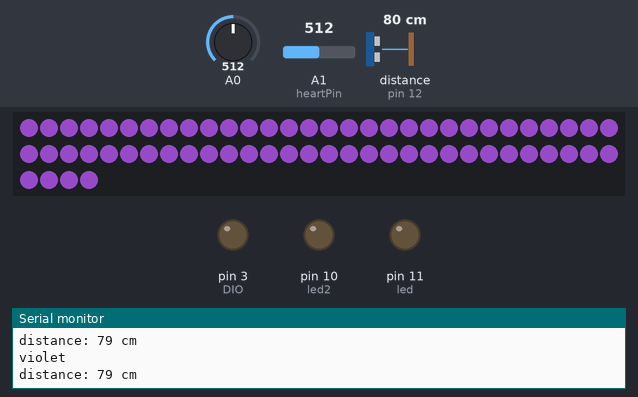
Bench run of a sketch on a simulated Arduino Uno, built with avr-gcc and run on an emulated ATmega328P. Shown: 64 RGB LEDs in strip order, left to right, continuing on the next row, output pins drawn as LEDs (lit = HIGH), the last lines printed to the serial monitor. Wiring (inferred from the names in the program): ultrasonic range finder: trigger pin 13; echo pin 12. Inputs (shaded band) come from the test bench; at power-on: A1 (heartPin) = 512, distance to the obstacle (sensor on pin 12) 80 cm, A0 = 512. The echo pulse lasts 58.3 µs per cm; dim RGB values are drawn brighter than linear; pins used as bus, display or sensor lines are not drawn.

Above: at 10.1 s.
10.2 s: A1 (heartPin) set to 210
19.9 s: A1 (heartPin) set to 190
At 28.68 s:
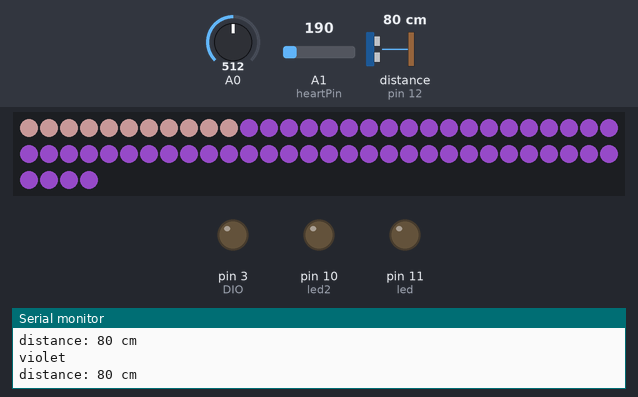
29.8 s: distance to the obstacle (sensor on pin 12) set to 98 cm
39.1 s: distance to the obstacle (sensor on pin 12) set to 105 cm
At 46.96 s:
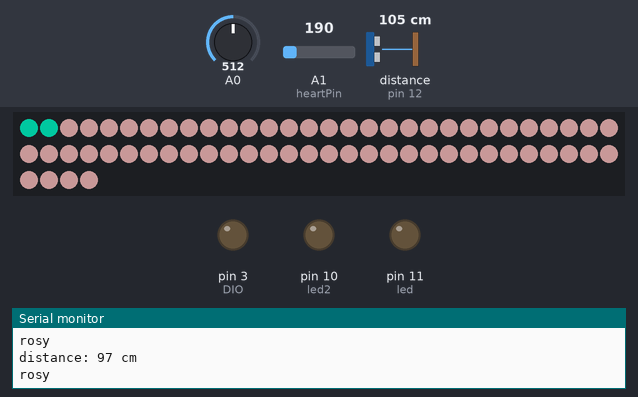
48.5 s: A1 (heartPin) set to 306
At 50.28 s:
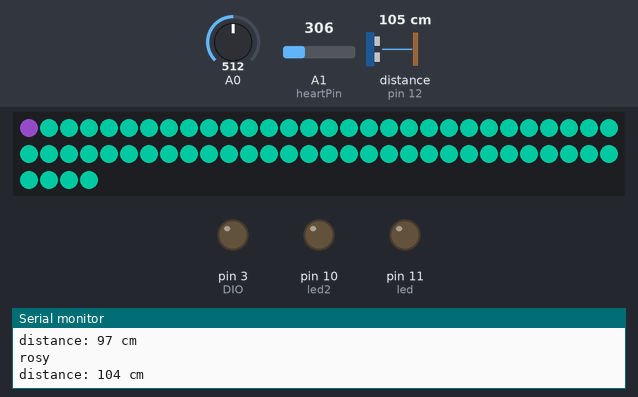

The sketch:

0930.ino
```cpp
#define trigPin 13
#define echoPin 12
#define led 11 //red LED
#define led2 10 //green LED
#define heartPin A1

#include "DFRobot_Heartrate.h"
DFRobot_Heartrate heartrate(DIGITAL_MODE); ///< ANALOG_MODE or DIGITAL_MODE

#include <Adafruit_NeoPixel.h>
int dataPin = 8;  // Arduino PWM data pin D8
int pixels = 64;  // number of Neopixels
Adafruit_NeoPixel strip = Adafruit_NeoPixel(pixels, dataPin, NEO_GRB + NEO_KHZ800);
// change this to make the song slower or faster
int tempo = 80;
// change this to whichever pin you want to use
int buzzer = 9;
#define NOTE_B0  31
#define NOTE_C1  33
#define NOTE_CS1 35
#define NOTE_D1  37
#define NOTE_DS1 39
#define NOTE_E1  41
#define NOTE_F1  44
#define NOTE_FS1 46
#define NOTE_G1  49
#define NOTE_GS1 52
#define NOTE_A1  55
#define NOTE_AS1 58
#define NOTE_B1  62
#define NOTE_C2  65
#define NOTE_CS2 69
#define NOTE_D2  73
#define NOTE_DS2 78
#define NOTE_E2  82
#define NOTE_F2  87
#define NOTE_FS2 93
#define NOTE_G2  98
#define NOTE_GS2 104
#define NOTE_A2  110
#define NOTE_AS2 117
#define NOTE_B2  123
#define NOTE_C3  131
#define NOTE_CS3 139
#define NOTE_D3  147
#define NOTE_DS3 156
#define NOTE_E3  165
#define NOTE_F3  175
#define NOTE_FS3 185
#define NOTE_G3  196
#define NOTE_GS3 208
#define NOTE_A3  220
#define NOTE_AS3 233
#define NOTE_B3  247
#define NOTE_C4  262
#define NOTE_CS4 277
#define NOTE_D4  294
#define NOTE_DS4 311
#define NOTE_E4  330
#define NOTE_F4  349
#define NOTE_FS4 370
#define NOTE_G4  392
#define NOTE_GS4 415
#define NOTE_A4  440
#define NOTE_AS4 466
#define NOTE_B4  494
#define NOTE_C5  523
#define NOTE_CS5 554
#define NOTE_D5  587
#define NOTE_DS5 622
#define NOTE_E5  659
#define NOTE_F5  698
#define NOTE_FS5 740
#define NOTE_G5  784
#define NOTE_GS5 831
#define NOTE_A5  880
#define NOTE_AS5 932
#define NOTE_B5  988
#define NOTE_C6  1047
#define NOTE_CS6 1109
#define NOTE_D6  1175
#define NOTE_DS6 1245
#define NOTE_E6  1319
#define NOTE_F6  1397
#define NOTE_FS6 1480
#define NOTE_G6  1568
#define NOTE_GS6 1661
#define NOTE_A6  1760
#define NOTE_AS6 1865
#define NOTE_B6  1976
#define NOTE_C7  2093
#define NOTE_CS7 2217
#define NOTE_D7  2349
#define NOTE_DS7 2489
#define NOTE_E7  2637
#define NOTE_F7  2794
#define NOTE_FS7 2960
#define NOTE_G7  3136
#define NOTE_GS7 3322
#define NOTE_A7  3520
#define NOTE_AS7 3729
#define NOTE_B7  3951
#define NOTE_C8  4186
#define NOTE_CS8 4435
#define NOTE_D8  4699
#define NOTE_DS8 4978
#define REST      0

unsigned char LED_0F[] =
    {// 0  1   2    3 4  5   6    7 8  9   A    b C    d   E    F    -
     0xC0,0xF9,0xA4,0xB0,0x99,0x92,0x82,0xF8,0x80,0x90,0x8C,0xBF,0xC6,0xA1,0x86,0xFF,0xbf
    };
    unsigned char LED[4]; //用于LED的4位显示缓存
    int SCLK = 11;
    int RCLK = 10;
    int DIO = 3; //这里定义了那三个

    void LED4_Display (void)
    {
     unsigned char *led_table;          // 查表指针
     unsigned char i;
     //显示第1位 - Digit 1
     led_table = LED_0F + LED[0];
     i = *led_table;
     LED_OUT(i);
     LED_OUT(0x01);
        digitalWrite(RCLK,LOW);
        digitalWrite(RCLK,HIGH);
     //显示第2位 - Digit 2
     led_table = LED_0F + LED[1];
     i = *led_table;
     LED_OUT(i);
     LED_OUT(0x02);
        digitalWrite(RCLK,LOW);
        digitalWrite(RCLK,HIGH);
     //显示第3位 - Digit 3
     led_table = LED_0F + LED[2];
     i = *led_table;
     LED_OUT(i);
     LED_OUT(0x04);
        digitalWrite(RCLK,LOW);
        digitalWrite(RCLK,HIGH);
     //显示第4位 - Digit 4
     led_table = LED_0F + LED[3];
     i = *led_table;
     LED_OUT(i);
     LED_OUT(0x08);
        digitalWrite(RCLK,LOW);
        digitalWrite(RCLK,HIGH);
    }

    void LED_OUT(unsigned char X)
    {
     unsigned char i;
     for(i=8;i>=1;i--)
     {
      if (X&0x80)
                {
                  digitalWrite(DIO,HIGH);
                 }
                else
                {
                  digitalWrite(DIO,LOW);
                }
      X<<=1;
                digitalWrite(SCLK,LOW);
                digitalWrite(SCLK,HIGH);
     }
    }


void setup() {
  Serial.begin (9600);
  pinMode(trigPin, OUTPUT);
  pinMode(echoPin, INPUT);
  pinMode(led, OUTPUT);
  pinMode(led2, OUTPUT);
  strip.begin();
  strip.show();
  pinMode(SCLK,OUTPUT);
  pinMode(RCLK,OUTPUT);
  pinMode(DIO,OUTPUT);


}

void colorWipe(uint32_t c, uint8_t wait) {
  for(uint16_t i=0; i<strip.numPixels(); i++) {
      strip.setPixelColor(i, c);
      strip.show();
      delay(wait);
  }
}

void rainbow(uint8_t wait) {
  uint16_t i, j;

  for(j=0; j<256; j++) {
    for(i=0; i<strip.numPixels(); i++) {
      strip.setPixelColor(i, Wheel((i+j) & 255));
    }
    strip.show();
    delay(wait);
  }
}

void rainbowCycle(uint8_t wait) {
  uint16_t i, j;

  for(j=0; j<256*5; j++) { // 5 cycles of all colors on wheel
    for(i=0; i< strip.numPixels(); i++) {
      strip.setPixelColor(i, Wheel(((i * 256 / strip.numPixels()) + j) & 255));
    }
    strip.show();
    delay(wait);
  }
}

uint32_t Wheel(byte WheelPos) {
  WheelPos = 255 - WheelPos;
  if(WheelPos < 85) {
   return strip.Color(255 - WheelPos * 3, 0, WheelPos * 3);
  } else if(WheelPos < 170) {
    WheelPos -= 85;
   return strip.Color(0, WheelPos * 3, 255 - WheelPos * 3);
  } else {
   WheelPos -= 170;
   return strip.Color(WheelPos * 3, 255 - WheelPos * 3, 0);
  }
}


const int melody[] PROGMEM = {

  // Fur Elise - Ludwig van Beethovem
  // Score available at https://musescore.com/user/28149610/scores/5281944

  //starts from 1 ending on 9
  /*
  NOTE_E5, 16, NOTE_DS5, 16, //1

  NOTE_E5, 16, NOTE_DS5, 16, NOTE_E5, 16, NOTE_B4, 16, NOTE_D5, 16, NOTE_C5, 16,
  NOTE_A4, -8, NOTE_C4, 16, NOTE_E4, 16, NOTE_A4, 16,

  NOTE_B4, -8, NOTE_E4, 16, NOTE_GS4, 16, NOTE_B4, 16,
  NOTE_C5, 8,  REST, 16, NOTE_E4, 16, NOTE_E5, 16,  NOTE_DS5, 16,


  NOTE_E5, 16, NOTE_DS5, 16, NOTE_E5, 16, NOTE_B4, 16, NOTE_D5, 16, NOTE_C5, 16,//6
  NOTE_A4, -8, NOTE_C4, 16, NOTE_E4, 16, NOTE_A4, 16,
  NOTE_B4, -8, NOTE_E4, 16, NOTE_C5, 16, NOTE_B4, 16,
  NOTE_A4 , 4, REST, 8, //9 - 1st ending

  //repaets from 1 ending on 10
  NOTE_E5, 16, NOTE_DS5, 16, //1
  NOTE_E5, 16, NOTE_DS5, 16, NOTE_E5, 16, NOTE_B4, 16, NOTE_D5, 16, NOTE_C5, 16,
  NOTE_A4, -8, NOTE_C4, 16, NOTE_E4, 16, NOTE_A4, 16,
  NOTE_B4, -8, NOTE_E4, 16, NOTE_GS4, 16, NOTE_B4, 16,
  NOTE_C5, 8,  REST, 16, NOTE_E4, 16, NOTE_E5, 16,  NOTE_DS5, 16,

  NOTE_E5, 16, NOTE_DS5, 16, NOTE_E5, 16, NOTE_B4, 16, NOTE_D5, 16, NOTE_C5, 16,//6
  NOTE_A4, -8, NOTE_C4, 16, NOTE_E4, 16, NOTE_A4, 16,
  NOTE_B4, -8, NOTE_E4, 16, NOTE_C5, 16, NOTE_B4, 16,
  NOTE_A4, 8, REST, 16, NOTE_B4, 16, NOTE_C5, 16, NOTE_D5, 16, //10 - 2nd ending
  //continues from 11
  NOTE_E5, -8, NOTE_G4, 16, NOTE_F5, 16, NOTE_E5, 16,
  NOTE_D5, -8, NOTE_F4, 16, NOTE_E5, 16, NOTE_D5, 16, //12

  NOTE_C5, -8, NOTE_E4, 16, NOTE_D5, 16, NOTE_C5, 16, //13
  NOTE_B4, 8, REST, 16, NOTE_E4, 16, NOTE_E5, 16, REST, 16,
  REST, 16, NOTE_E5, 16, NOTE_E6, 16, REST, 16, REST, 16, NOTE_DS5, 16,
  NOTE_E5, 16, REST, 16, REST, 16, NOTE_DS5, 16, NOTE_E5, 16, NOTE_DS5, 16,
  NOTE_E5, 16, NOTE_DS5, 16, NOTE_E5, 16, NOTE_B4, 16, NOTE_D5, 16, NOTE_C5, 16,
  NOTE_A4, 8, REST, 16, NOTE_C4, 16, NOTE_E4, 16, NOTE_A4, 16,

  NOTE_B4, 8, REST, 16, NOTE_E4, 16, NOTE_GS4, 16, NOTE_B4, 16, //19
  NOTE_C5, 8, REST, 16, NOTE_E4, 16, NOTE_E5, 16,  NOTE_DS5, 16,
  NOTE_E5, 16, NOTE_DS5, 16, NOTE_E5, 16, NOTE_B4, 16, NOTE_D5, 16, NOTE_C5, 16,
  NOTE_A4, 8, REST, 16, NOTE_C4, 16, NOTE_E4, 16, NOTE_A4, 16,
  NOTE_B4, 8, REST, 16, NOTE_E4, 16, NOTE_C5, 16, NOTE_B4, 16,
  NOTE_A4, 8, REST, 16, NOTE_B4, 16, NOTE_C5, 16, NOTE_D5, 16, //24 (1st ending)

  //repeats from 11
  NOTE_E5, -8, NOTE_G4, 16, NOTE_F5, 16, NOTE_E5, 16,
  NOTE_D5, -8, NOTE_F4, 16, NOTE_E5, 16, NOTE_D5, 16, //12

  NOTE_C5, -8, NOTE_E4, 16, NOTE_D5, 16, NOTE_C5, 16, //13
  NOTE_B4, 8, REST, 16, NOTE_E4, 16, NOTE_E5, 16, REST, 16,
  REST, 16, NOTE_E5, 16, NOTE_E6, 16, REST, 16, REST, 16, NOTE_DS5, 16,
  NOTE_E5, 16, REST, 16, REST, 16, NOTE_DS5, 16, NOTE_E5, 16, NOTE_DS5, 16,
  NOTE_E5, 16, NOTE_DS5, 16, NOTE_E5, 16, NOTE_B4, 16, NOTE_D5, 16, NOTE_C5, 16,
  NOTE_A4, 8, REST, 16, NOTE_C4, 16, NOTE_E4, 16, NOTE_A4, 16,

  NOTE_B4, 8, REST, 16, NOTE_E4, 16, NOTE_GS4, 16, NOTE_B4, 16, //19
  NOTE_C5, 8, REST, 16, NOTE_E4, 16, NOTE_E5, 16,  NOTE_DS5, 16,
  NOTE_E5, 16, NOTE_DS5, 16, NOTE_E5, 16, NOTE_B4, 16, NOTE_D5, 16, NOTE_C5, 16,
  NOTE_A4, 8, REST, 16, NOTE_C4, 16, NOTE_E4, 16, NOTE_A4, 16,
  NOTE_B4, 8, REST, 16, NOTE_E4, 16, NOTE_C5, 16, NOTE_B4, 16,
  NOTE_A4, 8, REST, 16, NOTE_C5, 16, NOTE_C5, 16, NOTE_C5, 16, //25 - 2nd ending

  //continues from 26
  NOTE_C5 , 4, NOTE_F5, -16, NOTE_E5, 32, //26
  NOTE_E5, 8, NOTE_D5, 8, NOTE_AS5, -16, NOTE_A5, 32,
  NOTE_A5, 16, NOTE_G5, 16, NOTE_F5, 16, NOTE_E5, 16, NOTE_D5, 16, NOTE_C5, 16,
  NOTE_AS4, 8, NOTE_A4, 8, NOTE_A4, 32, NOTE_G4, 32, NOTE_A4, 32, NOTE_B4, 32,
  NOTE_C5 , 4, NOTE_D5, 16, NOTE_DS5, 16,
  NOTE_E5, -8, NOTE_E5, 16, NOTE_F5, 16, NOTE_A4, 16,
  NOTE_C5 , 4,  NOTE_D5, -16, NOTE_B4, 32,


  NOTE_C5, 32, NOTE_G5, 32, NOTE_G4, 32, NOTE_G5, 32, NOTE_A4, 32, NOTE_G5, 32, NOTE_B4, 32, NOTE_G5, 32, NOTE_C5, 32, NOTE_G5, 32, NOTE_D5, 32, NOTE_G5, 32, //33
  NOTE_E5, 32, NOTE_G5, 32, NOTE_C6, 32, NOTE_B5, 32, NOTE_A5, 32, NOTE_G5, 32, NOTE_F5, 32, NOTE_E5, 32, NOTE_D5, 32, NOTE_G5, 32, NOTE_F5, 32, NOTE_D5, 32,
  NOTE_C5, 32, NOTE_G5, 32, NOTE_G4, 32, NOTE_G5, 32, NOTE_A4, 32, NOTE_G5, 32, NOTE_B4, 32, NOTE_G5, 32, NOTE_C5, 32, NOTE_G5, 32, NOTE_D5, 32, NOTE_G5, 32,

  NOTE_E5, 32, NOTE_G5, 32, NOTE_C6, 32, NOTE_B5, 32, NOTE_A5, 32, NOTE_G5, 32, NOTE_F5, 32, NOTE_E5, 32, NOTE_D5, 32, NOTE_G5, 32, NOTE_F5, 32, NOTE_D5, 32, //36
  NOTE_E5, 32, NOTE_F5, 32, NOTE_E5, 32, NOTE_DS5, 32, NOTE_E5, 32, NOTE_B4, 32, NOTE_E5, 32, NOTE_DS5, 32, NOTE_E5, 32, NOTE_B4, 32, NOTE_E5, 32, NOTE_DS5, 32,
  NOTE_E5, -8, NOTE_B4, 16, NOTE_E5, 16, NOTE_DS5, 16,
  NOTE_E5, -8, NOTE_B4, 16, NOTE_E5, 16, REST, 16,

  REST, 16, NOTE_DS5, 16, NOTE_E5, 16, REST, 16, REST, 16, NOTE_DS5, 16, //40
  NOTE_E5, 16, NOTE_DS5, 16, NOTE_E5, 16, NOTE_B4, 16, NOTE_D5, 16, NOTE_C5, 16,
  NOTE_A4, 8, REST, 16, NOTE_C4, 16, NOTE_E4, 16, NOTE_A4, 16,
  NOTE_B4, 8, REST, 16, NOTE_E4, 16, NOTE_GS4, 16, NOTE_B4, 16,
  NOTE_C5, 8, REST, 16, NOTE_E4, 16, NOTE_E5, 16, NOTE_DS5, 16,
  NOTE_E5, 16, NOTE_DS5, 16, NOTE_E5, 16, NOTE_B4, 16, NOTE_D5, 16, NOTE_C5, 16,

  NOTE_A4, 8, REST, 16, NOTE_C4, 16, NOTE_E4, 16, NOTE_A4, 16, //46
  NOTE_B4, 8, REST, 16, NOTE_E4, 16, NOTE_C5, 16, NOTE_B4, 16,
  NOTE_A4, 8, REST, 16, NOTE_B4, 16, NOTE_C5, 16, NOTE_D5, 16,
  NOTE_E5, -8, NOTE_G4, 16, NOTE_F5, 16, NOTE_E5, 16,
  NOTE_D5, -8, NOTE_F4, 16, NOTE_E5, 16, NOTE_D5, 16,
  NOTE_C5, -8, NOTE_E4, 16, NOTE_D5, 16, NOTE_C5, 16,
  NOTE_B4, 8, REST, 16, NOTE_E4, 16, NOTE_E5, 16, REST, 16,
  REST, 16, NOTE_E5, 16, NOTE_E6, 16, REST, 16, REST, 16, NOTE_DS5, 16,

  NOTE_E5, 16, REST, 16, REST, 16, NOTE_DS5, 16, NOTE_E5, 16, NOTE_D5, 16, //54
  NOTE_E5, 16, NOTE_DS5, 16, NOTE_E5, 16, NOTE_B4, 16, NOTE_D5, 16, NOTE_C5, 16,
  NOTE_A4, 8, REST, 16, NOTE_C4, 16, NOTE_E4, 16, NOTE_A4, 16,
  NOTE_B4, 8, REST, 16, NOTE_E4, 16, NOTE_GS4, 16, NOTE_B4, 16,
  NOTE_C5, 8, REST, 16, NOTE_E4, 16, NOTE_E5, 16, NOTE_DS5, 16,
  NOTE_E5, 16, NOTE_DS5, 16, NOTE_E5, 16, NOTE_B4, 16, NOTE_D5, 16, NOTE_C5, 16,

  NOTE_A4, 8, REST, 16, NOTE_C4, 16, NOTE_E4, 16, NOTE_A4, 16, //60
  NOTE_B4, 8, REST, 16, NOTE_E4, 16, NOTE_C5, 16, NOTE_B4, 16,
  NOTE_A4, 8, REST, 16, REST, 16, REST, 8,
  NOTE_CS5 , -4,
  NOTE_D5 , 4, NOTE_E5, 16, NOTE_F5, 16,
  NOTE_F5 , 4, NOTE_F5, 8,
  NOTE_E5 , -4,
  NOTE_D5 , 4, NOTE_C5, 16, NOTE_B4, 16,
  NOTE_A4 , 4, NOTE_A4, 8,
  NOTE_A4, 8, NOTE_C5, 8, NOTE_B4, 8,
  NOTE_A4 , -4,
  NOTE_CS5 , -4,

  NOTE_D5 , 4, NOTE_E5, 16, NOTE_F5, 16, //72
  NOTE_F5 , 4, NOTE_F5, 8,
  NOTE_F5 , -4,
  NOTE_DS5 , 4, NOTE_D5, 16, NOTE_C5, 16,
  NOTE_AS4 , 4, NOTE_A4, 8,
  NOTE_GS4 , 4, NOTE_G4, 8,
  NOTE_A4 , -4,
  NOTE_B4 , 4, REST, 8,
  NOTE_A3, -32, NOTE_C4, -32, NOTE_E4, -32, NOTE_A4, -32, NOTE_C5, -32, NOTE_E5, -32, NOTE_D5, -32, NOTE_C5, -32, NOTE_B4, -32,

  NOTE_A4, -32, NOTE_C5, -32, NOTE_E5, -32, NOTE_A5, -32, NOTE_C6, -32, NOTE_E6, -32, NOTE_D6, -32, NOTE_C6, -32, NOTE_B5, -32, //80
  NOTE_A4, -32, NOTE_C5, -32, NOTE_E5, -32, NOTE_A5, -32, NOTE_C6, -32, NOTE_E6, -32, NOTE_D6, -32, NOTE_C6, -32, NOTE_B5, -32,
  NOTE_AS5, -32, NOTE_A5, -32, NOTE_GS5, -32, NOTE_G5, -32, NOTE_FS5, -32, NOTE_F5, -32, NOTE_E5, -32, NOTE_DS5, -32, NOTE_D5, -32,

  NOTE_CS5, -32, NOTE_C5, -32, NOTE_B4, -32, NOTE_AS4, -32, NOTE_A4, -32, NOTE_GS4, -32, NOTE_G4, -32, NOTE_FS4, -32, NOTE_F4, -32, //84
  NOTE_E4, 16, NOTE_DS5, 16, NOTE_E5, 16, NOTE_B4, 16, NOTE_D5, 16, NOTE_C5, 16,
  NOTE_A4, -8, NOTE_C4, 16, NOTE_E4, 16, NOTE_A4, 16,
  NOTE_B4, -8, NOTE_E4, 16, NOTE_GS4, 16, NOTE_B4, 16,

  NOTE_C5, 8, REST, 16, NOTE_E4, 16, NOTE_E5, 16, NOTE_DS5, 16, //88
  NOTE_E5, 16, NOTE_DS5, 16, NOTE_E5, 16, NOTE_B4, 16, NOTE_D5, 16, NOTE_C5, 16,
  NOTE_A4, -8, NOTE_C4, 16, NOTE_E4, 16, NOTE_A4, 16,
  NOTE_B4, -8, NOTE_E4, 16, NOTE_C5, 16, NOTE_B4, 16,
  NOTE_A4, -8, REST, -8,
  REST, -8, NOTE_G4, 16, NOTE_F5, 16, NOTE_E5, 16,
  NOTE_D5 , 4, REST, 8,
  REST, -8, NOTE_E4, 16, NOTE_D5, 16, NOTE_C5, 16,

  NOTE_B4, -8, NOTE_E4, 16, NOTE_E5, 8, //96
  NOTE_E5, 8, NOTE_E6, -8, NOTE_DS5, 16,
  NOTE_E5, 16, REST, 16, REST, 16, NOTE_DS5, 16, NOTE_E5, 16, NOTE_DS5, 16,
  NOTE_E5, 16, NOTE_DS5, 16, NOTE_E5, 16, NOTE_B4, 16, NOTE_D5, 16, NOTE_C5, 16,
  NOTE_A4, -8, NOTE_C4, 16, NOTE_E4, 16, NOTE_A4, 16,
  NOTE_B4, -8, NOTE_E4, 16, NOTE_GS4, 16, NOTE_B4, 16,

  NOTE_C5, 8, REST, 16, NOTE_E4, 16, NOTE_E5, 16, NOTE_DS5, 16, //102
  NOTE_E5, 16, NOTE_DS5, 16, NOTE_E5, 16, NOTE_B4, 16, NOTE_D5, 16, NOTE_C5, 16,
  NOTE_A4, -8, NOTE_C4, 16, NOTE_E4, 16, NOTE_A4, 16,
  NOTE_B4, -8, NOTE_E4, 16, NOTE_C5, 16, NOTE_B4, 16,
  NOTE_A4 , -4,
  */
};

// sizeof gives the number of bytes, each int value is composed of two bytes (16 bits)
// there are two values per note (pitch and duration), so for each note there are four bytes
int notes = sizeof(melody) / sizeof(melody[0]) / 2;

// this calculates the duration of a whole note in ms
int wholenote = (60000 * 4) / tempo;

int divider = 0, noteDuration = 0;

void loop() {
  long duration, distance;
  digitalWrite(trigPin, LOW);
  delayMicroseconds(2);
  digitalWrite(trigPin, HIGH);
  delayMicroseconds(10);
  digitalWrite(trigPin, LOW);
  duration = pulseIn(echoPin, HIGH);
  distance = (duration/2) / 29.1;
  if (distance < 100) {  //you are free to change this


/*
  colorWipe(strip.Color(40, 100, 40), 50); // wasabi
  // Send a theater pixel chase in...
  rainbow(20);
  rainbowCycle(20);
*/
/////////////////


  for (int thisNote = 0; thisNote < notes * 2; thisNote = thisNote + 2) {

    // calculates the duration of each note
    divider = pgm_read_word_near(melody+thisNote + 1);
    if (divider > 0) {
      // regular note, just proceed
      noteDuration = (wholenote) / divider;
    } else if (divider < 0) {
      // dotted notes are represented with negative durations!!
      noteDuration = (wholenote) / abs(divider);
      noteDuration *= 1.5; // increases the duration in half for dotted notes
    }

    // we only play the note for 90% of the duration, leaving 10% as a pause
    tone(buzzer, pgm_read_word_near(melody+thisNote), noteDuration * 0.9);

    // Wait for the specief duration before playing the next note.
    delay(noteDuration);

    // stop the waveform generation before the next note.
    noTone(buzzer);


  }

  LED[0]=3;
  LED[1]=2;
  LED[2]=1;
  LED[3]=0;


  while(0)
  {
   LED4_Display (); //4-digit displayer


   Serial.print("distance: ");
   Serial.print(distance);
   Serial.println(" cm"); //in centimeters

   //heartrate
   int heartValue = analogRead(heartPin);
   Serial.print("heartrate: ");
   Serial.println(heartValue);
   //delay(400);
   //


   //microphone
   Serial.print("microphone: ");
   Serial.println(analogRead(A0));
   //delay(400);
   //

   delay(1000);

  }
}
  else {
  colorWipe(strip.Color(0, 100, 80), 50); // teal

  }
  if (distance >= 400 || distance <= 0){    //range is 400 cm for HC-SR04 sensor
    Serial.println("Out of range");

  }
  else {
    Serial.print("distance: ");
    Serial.print(distance);
    Serial.println(" cm"); //in centimeters


    int heartValue = analogRead(heartPin);

    if (heartValue >200){ //heartrate threshold
      if (analogRead(A0)>1500){
        colorWipe(strip.Color(40, 100, 40), 50); // green
        Serial.println("wasabi ");
      }
      else{
        colorWipe(strip.Color(75, 37, 100), 50); // violet
        Serial.println("violet ");
      }
    }
    else { //heartrate <=200
      if (analogRead(A0) >1500){
        colorWipe(strip.Color(100, 55, 10), 50); // orange
        Serial.println("orange ");
      }
      else{
        colorWipe(strip.Color(100, 76, 76), 50); // rosy
        Serial.println("rosy ");
      }

    }

  }
  delay(6000);


}
```

Source omitted: DFRobot_Heartrate.h (1826 bytes)

Measured:
- the behaviour switches between 201 and 200 on A1 (heartPin) (found by bisection; images 0 and 1)
- the behaviour switches between 100 and 101 cm on distance to the obstacle (sensor on pin 12) (found by bisection; images 1 and 2)
- after the input at 19.9 s, the LEDs: first change after 8.2 s (image 1 shows a later state)
- after the input at 39.1 s, the LEDs: first change after 7.8 s (image 2 shows a later state)
- after the input at 48.5 s, the LEDs: first differ from a run without the input after 1.8 s (image 3)
